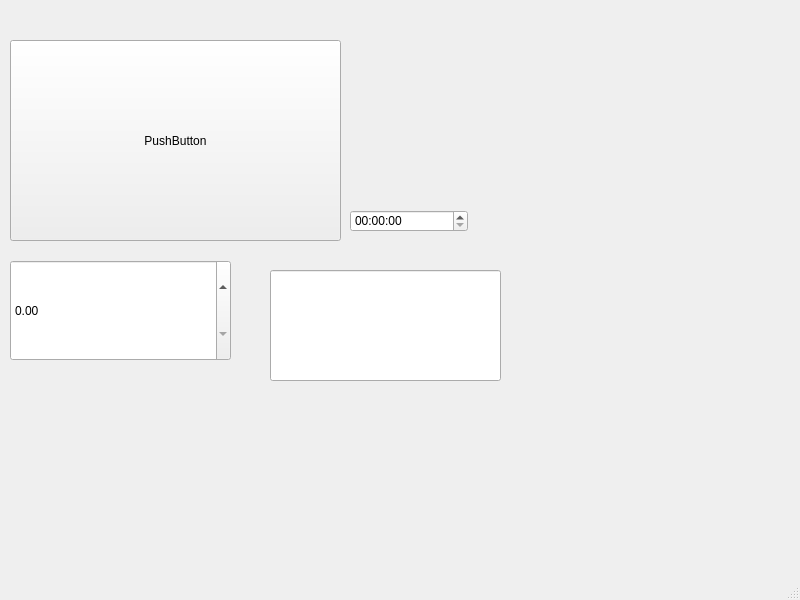
<?xml version="1.0" encoding="UTF-8"?>
<ui version="4.0">
 <class>mainWindow</class>
 <widget class="QMainWindow" name="mainWindow">
  <property name="geometry">
   <rect>
    <x>0</x>
    <y>0</y>
    <width>800</width>
    <height>600</height>
   </rect>
  </property>
  <property name="sizePolicy">
   <sizepolicy hsizetype="Fixed" vsizetype="Fixed">
    <horstretch>0</horstretch>
    <verstretch>0</verstretch>
   </sizepolicy>
  </property>
  <property name="minimumSize">
   <size>
    <width>800</width>
    <height>600</height>
   </size>
  </property>
  <property name="maximumSize">
   <size>
    <width>800</width>
    <height>600</height>
   </size>
  </property>
  <property name="windowTitle">
   <string>MainWindow</string>
  </property>
  <widget class="QWidget" name="centralwidget">
   <widget class="QPushButton" name="pushButton">
    <property name="geometry">
     <rect>
      <x>10</x>
      <y>40</y>
      <width>331</width>
      <height>201</height>
     </rect>
    </property>
    <property name="text">
     <string>PushButton</string>
    </property>
   </widget>
   <widget class="QTimeEdit" name="timeEdit">
    <property name="geometry">
     <rect>
      <x>350</x>
      <y>210</y>
      <width>118</width>
      <height>22</height>
     </rect>
    </property>
   </widget>
   <widget class="QDoubleSpinBox" name="doubleSpinBox">
    <property name="geometry">
     <rect>
      <x>10</x>
      <y>260</y>
      <width>221</width>
      <height>101</height>
     </rect>
    </property>
   </widget>
   <widget class="QLineEdit" name="lineEdit">
    <property name="geometry">
     <rect>
      <x>270</x>
      <y>270</y>
      <width>231</width>
      <height>111</height>
     </rect>
    </property>
   </widget>
  </widget>
  <widget class="QStatusBar" name="statusbar"/>
 </widget>
 <resources/>
 <connections/>
</ui>
